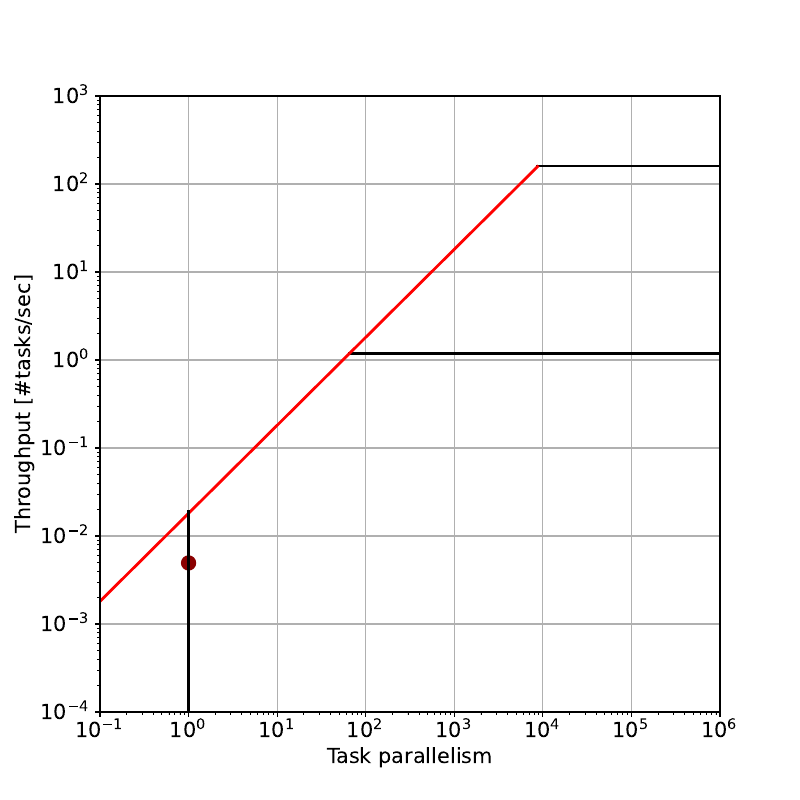

Generate this figure with Python:
import numpy as np
import matplotlib.pyplot as plt
import sys
import math



########################### SYSTEM INPUTS ###########################
GPU_HARDWARE=(1536+256)
PEAK_NODE_CPU_BW=1555*4# in GB/s
RANKS_PER_NODE=4
PEAK_FILE_SYSTEM=5600
GPU_NODE_FLOPS=4*9.7
#####################################################################


########################### META DATA ###########################
time1=[1096.50, 344.32, 179.56]
time2=[3088.36, 775.56, 225.18]
tflop1=1164*1000
tflop2=12.6*256*1000
batches=[80,20,5]
mpi_vol1_per_batch=85.3
mpi_vol2_per_batch=48.5
#####################################################################

########################### WORKFLOW INPUTS ###########################
TOTAL_TASKS=2
PARALLEL_TASKS=1
RANKS_USED=1024 # MPI ranks

FILE_SYSTEM_VOL=70  # GB
NODE_FLOPS=(tflop1+tflop2)/RANKS_USED
NETWORK_VOL=(85.3*5+48.5*5)/16  # (vol_per_batch * #batch )/16
TIME=179.56+225.18
TPS=TOTAL_TASKS/TIME
########################### INPUTS ENDS ###########################


font = { 'size'   : 15}
plt.rc('font', **font)


colors = ['k','k','green','k','c','y','k','crimson']
styles = ['o','s','D','v','^',">","<","*","h","H","+","1","2","3","4","8","p","d","|","_",".",","]

fig = plt.figure(1,figsize=(8,8))
plt.clf()
ax = fig.gca()
ax.set_xscale('log')
ax.set_yscale('log')
ax.set_xlabel('Task parallelism')
ax.set_ylabel('Throughput [#tasks/sec]')
nx = 1000
xmin = -1
xmax = 6
ymin = 0.0001
ymax = 1000
scalingFactorForRoofs=1

ax.set_xlim(10**xmin, 10**xmax)
ax.set_ylim(ymin, ymax)

ixx = int(nx*0.02)
xlim = ax.get_xlim()
ylim = ax.get_ylim()

scomp_x_elbow = []
scomp_ix_elbow = []
smem_x_elbow = []
smem_ix_elbow = []

x = np.logspace(xmin,xmax,nx)

ax.plot(PARALLEL_TASKS,TPS,c='darkred',marker='o',markersize=10)

system_plot=1
if system_plot==1:
    smemroofs=[]
    scomproofs=[]
    scomp_x_elbow=[]
    scomp_ix_elbow=[]

    PARA_LIMIT=math.floor(GPU_HARDWARE/RANKS_USED)


    smemroofs=[]
    scomproofs=[]
    scomp_x_elbow=[]
    scomp_ix_elbow=[]
    smem_x_elbow=[]
    smem_ix_elbow=[]

    ### node flops
    latency=(NODE_FLOPS)/(GPU_NODE_FLOPS*2)
    smemroofs.append(latency)


    ### mpi vol, system
    latency=(NETWORK_VOL)/(25)
    scomproofs.append(TOTAL_TASKS/((FILE_SYSTEM_VOL)/(PEAK_FILE_SYSTEM)))
    scomproofs.append(TOTAL_TASKS/latency)

    for roof in scomproofs:
        for ix in range(1,nx):
            if (x[ix])/smemroofs[0] >= roof and (x[ix-1])/smemroofs[0] < roof:
                scomp_x_elbow.append(x[ix-1])
                scomp_ix_elbow.append(ix-1)
                break

    for roof in smemroofs:
        for ix in range(1,nx):
            if (scomproofs[0] <= (x[ix])/roof) and (scomproofs[0] > ( x[ix-1])/roof):
            #if (MEM_NODE/roof <= (x[ix])/roof) and (MEM_NODE/roof > ( x[ix-1])/roof):
                smem_x_elbow.append(x[ix-1])
                smem_ix_elbow.append(ix-1)
                break

    for i in range(0,len(scomproofs)):
        roof = scomproofs[i]
        y = np.ones(len(x)) * roof / scalingFactorForRoofs
        ax.plot(x[scomp_ix_elbow[i]:],y[scomp_ix_elbow[i]:],c=colors[i],ls='-',lw='2')

    for i in range(0,len(smemroofs)):
        roof = smemroofs[i]
        y = ((x)/roof) / scalingFactorForRoofs
        ax.plot(x[:smem_ix_elbow[i]+1],y[:smem_ix_elbow[i]+1],c='red',ls='-',lw='2')


para_plot=1
if para_plot==1:
    plt.vlines(x = PARA_LIMIT, ymin = ymin, ymax =0.02 ,color='k',ls='-',lw=2)

ax.grid(True)
marker_handles = list()
#plt.show()
plt.savefig('WRF_BGW_1024.pdf')
